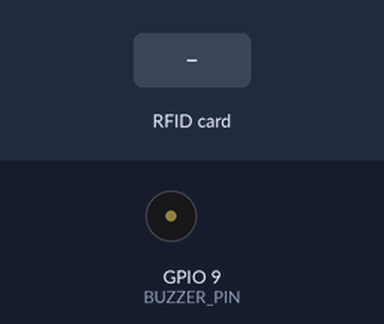
Recording of a sketch running on a simulated ESP32-C6. Parts: buzzer (waves = sounding, pin HIGH). The test bench sets the inputs (shaded band). WiFi joins after 1.5 s; servers stay silent unless stated; no MQTT or app messages arrive unless stated; what the sketch prints to the serial monitor is not drawn.

Above: at 3.8 s.
3.9 s: RFID card 67 89 67 89 held to the reader
At 4.01 s:
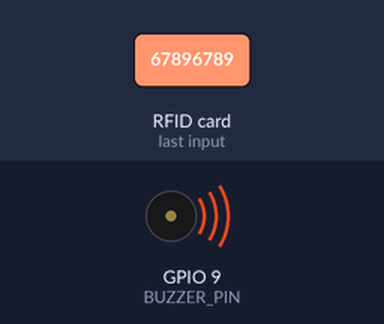
7.0 s: RFID card 5E 7A 19 C4 held to the reader
At 7.08 s:
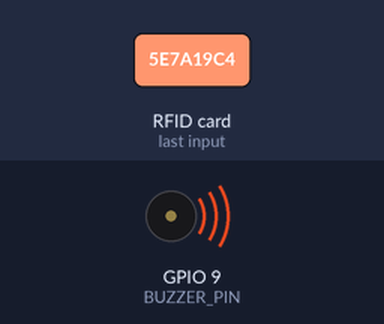
Timing chart, 0 to 10.0 s (numbered marks = the images above; inputs shaded):
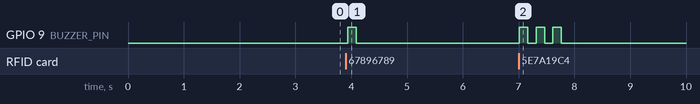

Measured:
- after the input at 3.9 s, GPIO 9 (BUZZER_PIN): LOW → HIGH at once, → LOW 0.15 s later
- after the input at 7.0 s, GPIO 9 (BUZZER_PIN): alternates HIGH for 0.15 s and LOW for 0.15 s, 6 changes in all, then stays LOW, starting at once

The sketch:

mqtt.ino
```cpp
#include <WiFi.h>
#include <PubSubClient.h>
#include <SPI.h>
#include <MFRC522.h>

// =====================================================
// WIFI
// =====================================================

const char* ssid = "Free S Wifi";
const char* password = "67896789";

// =====================================================
// MQTT
// =====================================================

const char* MQTT_SERVER = "broker.emqx.io";
const int MQTT_PORT = 1883;

#define CONTROL_TOPIC "bonupdata"
#define DATA_TOPIC    "bondowdata"

// =====================================================
// RC522
// =====================================================

#define RC522_SS    10
#define RC522_RST   3
#define RC522_SCK   6
#define RC522_MISO  4
#define RC522_MOSI  5

MFRC522 rfid(RC522_SS, RC522_RST);

// =====================================================
// BUZZER
// =====================================================

#define BUZZER_PIN 9

// =====================================================
// MQTT CLIENT
// =====================================================

WiFiClient espClient;
PubSubClient client(espClient);

// =====================================================
// TRẠNG THÁI NGĂN 1
// =====================================================

String slotStatus = "SẴN SÀNG";
String currentUser = "--";

// Chống quét RFID liên tục
unsigned long lastRFID = 0;
const unsigned long RFID_DELAY = 1500;

// =====================================================
// BUZZER
// =====================================================

void beep(int times, int duration = 150)
{
  for (int i = 0; i < times; i++)
  {
    digitalWrite(BUZZER_PIN, HIGH);
    delay(duration);

    digitalWrite(BUZZER_PIN, LOW);
    delay(150);
  }
}

// =====================================================
// WIFI
// =====================================================

void setupWiFi()
{
  Serial.println();
  Serial.println("========== WIFI ==========");

  WiFi.begin(ssid, password);

  while (WiFi.status() != WL_CONNECTED)
  {
    delay(500);
    Serial.print(".");
  }

  Serial.println();
  Serial.println("WiFi da ket noi!");

  Serial.print("IP ESP32: ");
  Serial.println(WiFi.localIP());
}

// =====================================================
// GỬI STATUS
// =====================================================

void publishStatus()
{
  String json = "{";

  json += "\"event\":\"STATUS\",";
  json += "\"slot\":1,";
  json += "\"status\":\"";
  json += slotStatus;
  json += "\",";
  json += "\"user\":\"";
  json += currentUser;
  json += "\"";

  json += "}";

  if (client.publish(DATA_TOPIC, json.c_str()))
  {
    Serial.print("STATUS -> MQTT: ");
    Serial.println(json);
  }
  else
  {
    Serial.println("Loi gui STATUS!");
  }
}

// =====================================================
// GỬI RFID
// =====================================================

void publishRFID(String uid)
{
  String json = "{";

  json += "\"event\":\"RFID\",";
  json += "\"slot\":1,";
  json += "\"uid\":\"";
  json += uid;
  json += "\",";
  json += "\"status\":\"";
  json += slotStatus;
  json += "\"";

  json += "}";

  if (client.publish(DATA_TOPIC, json.c_str()))
  {
    Serial.print("RFID -> MQTT: ");
    Serial.println(json);
  }
  else
  {
    Serial.println("Loi gui RFID!");
  }
}

// =====================================================
// MQTT RECONNECT
// =====================================================

void reconnectMQTT()
{
  while (!client.connected())
  {
    Serial.print("Dang ket noi MQTT... ");

    String clientID = "ESP32_C5_";
    clientID += String(
      (uint32_t)ESP.getEfuseMac(),
      HEX
    );

    if (client.connect(clientID.c_str()))
    {
      Serial.println("OK");

      client.subscribe(CONTROL_TOPIC);

      Serial.print("Subscribe: ");
      Serial.println(CONTROL_TOPIC);

      // Gửi trạng thái hiện tại
      publishStatus();
    }
    else
    {
      Serial.print("FAIL rc=");
      Serial.println(client.state());

      delay(2000);
    }
  }
}

// =====================================================
// NHẬN LỆNH MQTT
// =====================================================

void callback(char* topic, byte* payload, unsigned int length)
{
  String message = "";

  for (unsigned int i = 0; i < length; i++)
  {
    message += (char)payload[i];
  }

  Serial.println();
  Serial.println("================================");
  Serial.println("MQTT COMMAND");
  Serial.println("================================");

  Serial.print("Topic: ");
  Serial.println(topic);

  Serial.print("Message: ");
  Serial.println(message);


  // =================================================
  // BORROW TỪ MQTT
  // MÔ PHỎNG MƯỢN
  // =================================================

  if (message.indexOf("\"command\":\"BORROW\"") >= 0 &&
      message.indexOf("\"slot\":1") >= 0)
  {
    Serial.println(">>> MQTT BORROW SLOT 1");

    if (slotStatus == "SẴN SÀNG")
    {
      slotStatus = "ĐANG MƯỢN";

      currentUser = "MQTT";

      Serial.println(">>> MO NGAN");

      // Sau này:
      // openServo();

      beep(1);

      publishStatus();
    }
    else
    {
      Serial.println(">>> KHONG THE MUON");

      beep(3);
    }
  }


  // =================================================
  // RETURN TỪ MQTT
  // MÔ PHỎNG TRẢ
  // =================================================

  else if (message.indexOf("\"command\":\"RETURN\"") >= 0 &&
           message.indexOf("\"slot\":1") >= 0)
  {
    Serial.println(">>> MQTT RETURN SLOT 1");

    if (slotStatus == "ĐANG MƯỢN")
    {
      slotStatus = "SẴN SÀNG";
      currentUser = "--";

      Serial.println(">>> DONG NGAN");

      // Sau này:
      // closeServo();

      beep(2);

      publishStatus();
    }
    else
    {
      Serial.println(">>> NGAN KHONG O TRANG THAI MUON");

      beep(3);
    }
  }


  // =================================================
  // QUẢN LÝ MỞ NGĂN
  // → ĐANG BẢO TRÌ
  // =================================================

  else if (message.indexOf("\"command\":\"OPEN\"") >= 0 &&
           message.indexOf("\"slot\":1") >= 0)
  {
    Serial.println(">>> QUAN LY MO NGAN 1");

    if (slotStatus == "ĐANG MƯỢN")
    {
      Serial.println(">>> KHONG THE MO BAO TRI");

      beep(3);

      String json = "{";

      json += "\"event\":\"COMMAND_DENIED\",";
      json += "\"slot\":1,";
      json += "\"reason\":\"NGAN DANG DUOC MUON\"";

      json += "}";

      client.publish(DATA_TOPIC, json.c_str());
    }
    else
    {
      slotStatus = "ĐANG BẢO TRÌ";
      currentUser = "--";

      Serial.println(">>> NGAN DANG BAO TRI");

      // Sau này:
      // openServo();

      beep(1);

      publishStatus();
    }
  }


  // =================================================
  // KẾT THÚC BẢO TRÌ
  // =================================================

  else if (
    message.indexOf("\"command\":\"END_MAINTENANCE\"") >= 0 &&
    message.indexOf("\"slot\":1") >= 0
  )
  {
    Serial.println(">>> KET THUC BAO TRI");

    if (slotStatus == "ĐANG BẢO TRÌ")
    {
      slotStatus = "SẴN SÀNG";
      currentUser = "--";

      Serial.println(">>> DONG NGAN");

      // Sau này:
      // closeServo();

      beep(2);

      publishStatus();
    }
  }


  // =================================================
  // STATUS
  // =================================================

  else if (message.indexOf("\"command\":\"STATUS\"") >= 0)
  {
    Serial.println(">>> GUI STATUS");

    publishStatus();
  }
}

// =====================================================
// KIỂM TRA RFID
// =====================================================

void checkRFID()
{
  if (!rfid.PICC_IsNewCardPresent())
  {
    return;
  }

  if (!rfid.PICC_ReadCardSerial())
  {
    return;
  }

  unsigned long now = millis();

  // Chống đọc lặp
  if (now - lastRFID < RFID_DELAY)
  {
    rfid.PICC_HaltA();
    rfid.PCD_StopCrypto1();
    return;
  }

  lastRFID = now;

  // =================================================
  // ĐỌC UID
  // =================================================

  String uid = "";

  for (byte i = 0; i < rfid.uid.size; i++)
  {
    if (rfid.uid.uidByte[i] < 0x10)
    {
      uid += "0";
    }

    uid += String(
      rfid.uid.uidByte[i],
      HEX
    );

    if (i < rfid.uid.size - 1)
    {
      uid += ":";
    }
  }

  uid.toUpperCase();

  Serial.println();
  Serial.println("================================");
  Serial.println("RFID PHAT HIEN");
  Serial.println("================================");

  Serial.print("UID: ");
  Serial.println(uid);


  // =================================================
  // ĐANG BẢO TRÌ
  // =================================================

  if (slotStatus == "ĐANG BẢO TRÌ")
  {
    Serial.println(">>> NGAN DANG BAO TRI");
    Serial.println(">>> KHONG CHO MUON");

    beep(3);

    String json = "{";

    json += "\"event\":\"RFID_DENIED\",";
    json += "\"slot\":1,";
    json += "\"uid\":\"";
    json += uid;
    json += "\",";
    json += "\"reason\":\"DANG BAO TRI\"";

    json += "}";

    client.publish(DATA_TOPIC, json.c_str());

    rfid.PICC_HaltA();
    rfid.PCD_StopCrypto1();

    return;
  }


  // =================================================
  // SẴN SÀNG → MƯỢN
  // =================================================

  if (slotStatus == "SẴN SÀNG")
  {
    slotStatus = "ĐANG MƯỢN";
    currentUser = uid;

    Serial.println(">>> BAT DAU MUON");

    // Sau này:
    // openServo();

    beep(1);

    publishRFID(uid);
    publishStatus();
  }


  // =================================================
  // ĐANG MƯỢN → TRẢ
  // =================================================

  else if (slotStatus == "ĐANG MƯỢN")
  {
    // Đúng người đang mượn
    if (uid == currentUser)
    {
      slotStatus = "SẴN SÀNG";
      currentUser = "--";

      Serial.println(">>> DUNG CHU THE");
      Serial.println(">>> TRA PIN");

      // Sau này:
      // closeServo();

      beep(2);

      publishRFID(uid);
      publishStatus();
    }

    // Thẻ khác
    else
    {
      Serial.println(">>> THE KHAC VOI NGUOI DANG MUON");

      beep(3);

      String json = "{";

      json += "\"event\":\"RFID_DENIED\",";
      json += "\"slot\":1,";
      json += "\"uid\":\"";
      json += uid;
      json += "\",";
      json += "\"reason\":\"THE KHONG DUNG\"";

      json += "}";

      client.publish(DATA_TOPIC, json.c_str());
    }
  }

  rfid.PICC_HaltA();
  rfid.PCD_StopCrypto1();
}

// =====================================================
// SETUP
// =====================================================

void setup()
{
  Serial.begin(115200);

  delay(1000);

  Serial.println();
  Serial.println("======================================");
  Serial.println(" ESP32-C5 SMART BORROW STATION");
  Serial.println(" RC522 + BUZZER + MQTT + WEB");
  Serial.println("======================================");


  // =================================================
  // BUZZER
  // =================================================

  pinMode(BUZZER_PIN, OUTPUT);

  digitalWrite(BUZZER_PIN, LOW);


  // =================================================
  // RC522
  // =================================================

  Serial.println("Khoi dong RC522...");

  SPI.begin(
    RC522_SCK,
    RC522_MISO,
    RC522_MOSI,
    RC522_SS
  );

  rfid.PCD_Init();

  delay(100);

  Serial.println("RC522 OK");


  // =================================================
  // WIFI
  // =================================================

  setupWiFi();


  // =================================================
  // MQTT
  // =================================================

  client.setServer(
    MQTT_SERVER,
    MQTT_PORT
  );

  client.setCallback(callback);


  Serial.println();
  Serial.println("======================================");
  Serial.println("HE THONG SAN SANG!");
  Serial.println("======================================");
}

// =====================================================
// LOOP
// =====================================================

void loop()
{
  // MQTT
  if (!client.connected())
  {
    reconnectMQTT();
  }

  client.loop();

  // RFID
  checkRFID();

  delay(50);
}
```
